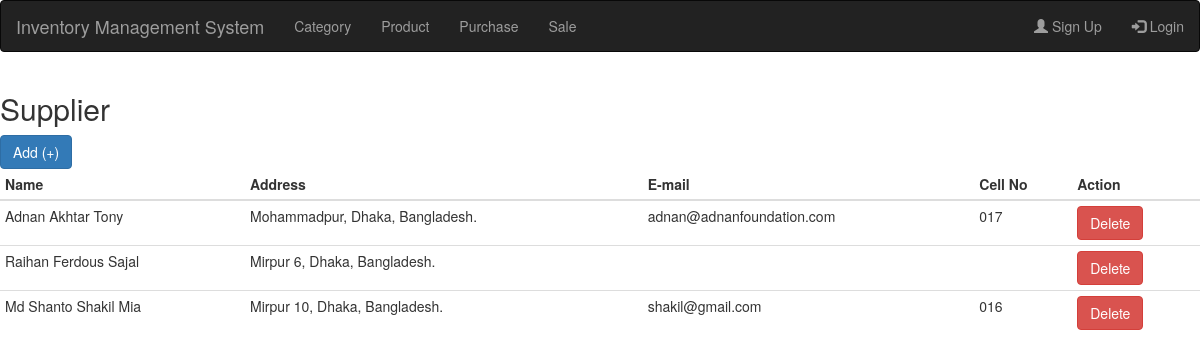
Before: /user/supplier with the older database file.
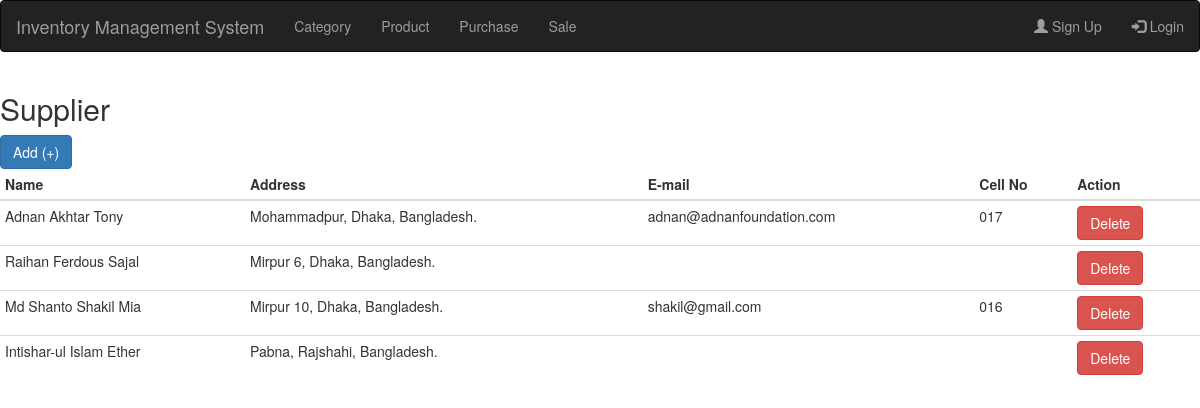
After: the same page with the newer database file.
### ims_user/models.py (models this page shows, shortened)
class Supplier(models.Model):
    name = models.CharField(max_length=200, blank=False, null=False)
    address = models.TextField(blank=True, null=True)
    email = models.EmailField(blank=True, null=True)
    cell = models.CharField(max_length=500, null=True, blank=True)
    is_deleted = models.BooleanField(default=False)
    added_date_time = models.DateTimeField(auto_now_add=True)

### ims_user/views.py (the view)
# urls.py: path('supplier', views.supplier_list, name='supplier_list'),
def supplier_list(request):
    suppliers = Supplier.objects.all()
    context = {
        'suppliers': suppliers,
    }
    return render(request, 'supplier_list.html', context)

### templates/supplier_list.html
{% load static %}
{% include 'base.html' %}
{% block body %}
<h2>Supplier</h2>
<a class="btn btn-primary" href="{% url 'supplier_add' %}">Add (+)</a>
<table class="table table-condensed">
    <thead>
        <tr>
            <th>Name</th>
            <th>Address</th>
            <th>E-mail</th>
            <th>Cell No</th>
            <th>Action</th>
        </tr>
    </thead>
    <tbody>
        {% for supplier in suppliers %}
        <tr>
            <td>{{ supplier.name }}</td>
            <td>{{ supplier.address }}</td>
            <td>{{ supplier.email }}</td>
            <td>{{ supplier.cell }}</td>
            <td><button type="button" class="btn btn-danger">Delete</button></td>
        </tr>
        {% endfor %}
    </tbody>
</table>
{% endblock %}

Changed rows visible on the page:
added Supplier: name "Intishar-ul Islam Ether", address "Pabna, Rajshahi, Bangladesh."
